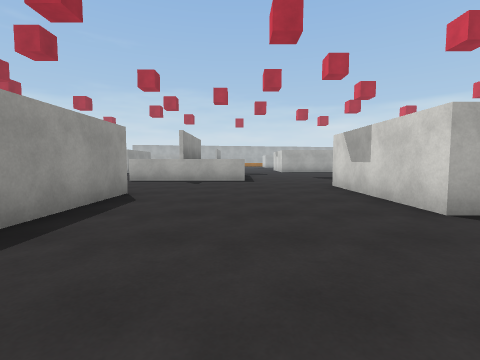
view 1 (above)

19 first-person views from a walk through a 3-D level made in the Unity game engine. The camera is 1.2 m above the floor, tilts 4° down and sees 85° across. The floor is counted in squares, 2 m on a side. Each view is taken from the middle of a square. On the plan, view 1 faces up. The plan holds only what a view shows up to about 9 squares ahead; the rest is blank. The place goes on beyond the plan. The player character is not drawn. Surface patterns are stand-ins for the level's own textures.

view 2
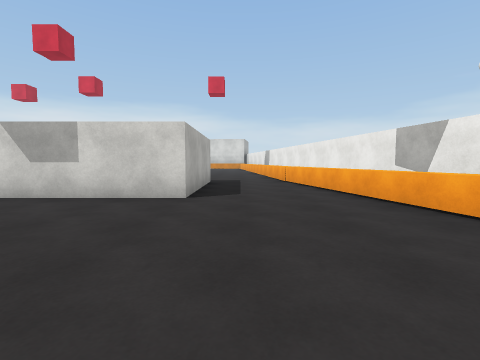

view 3
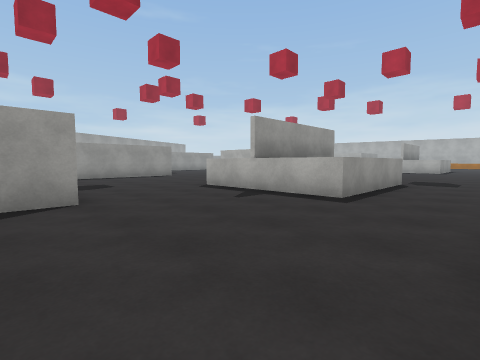

view 4
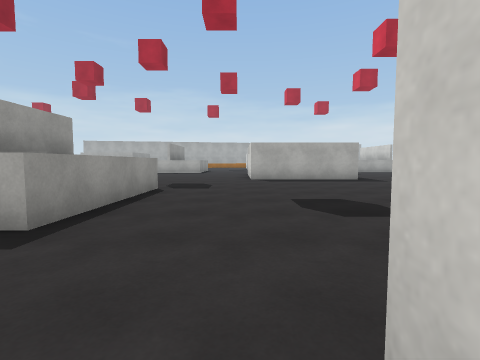

view 5
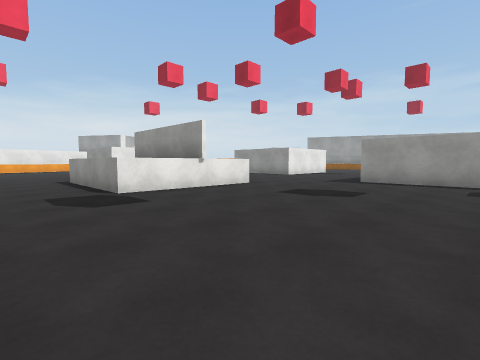

view 6
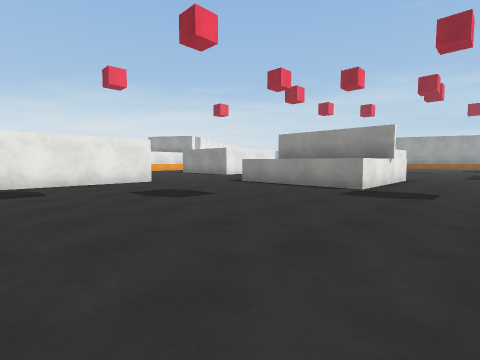

view 7
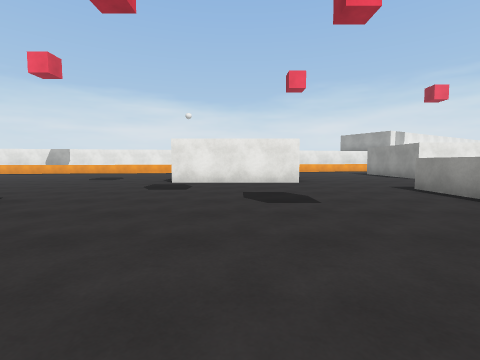

view 8
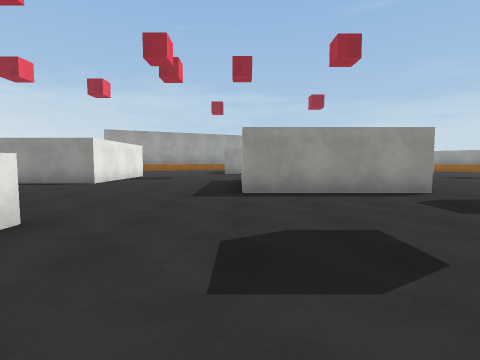

view 9
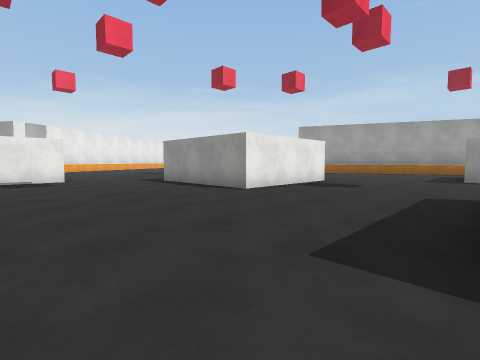

view 10
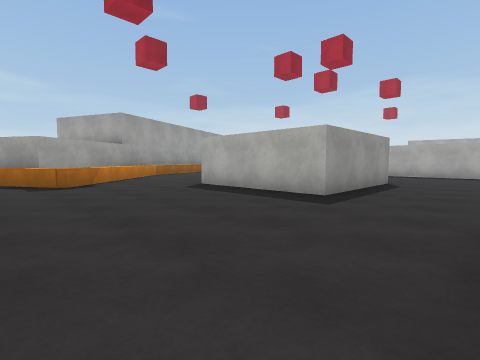

view 11
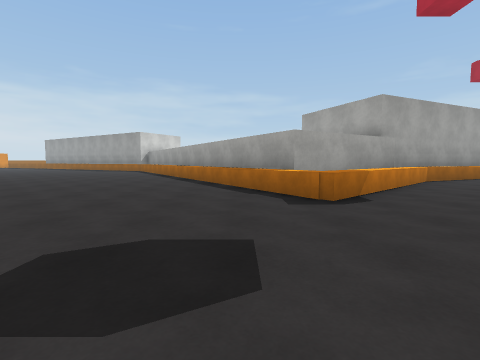

view 12
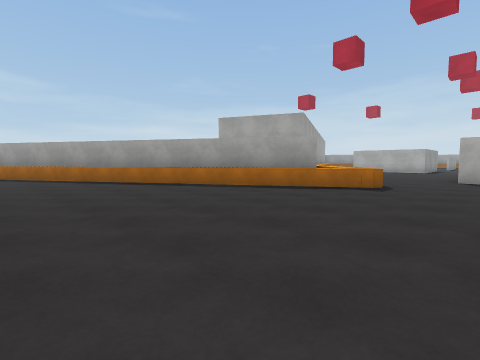

view 13
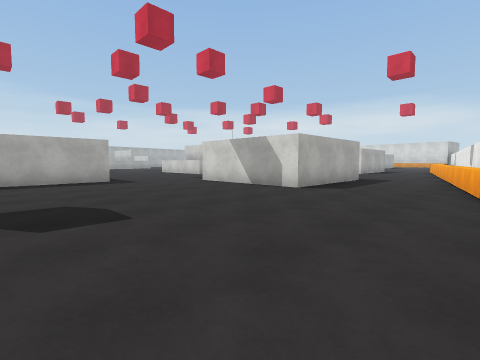

view 14
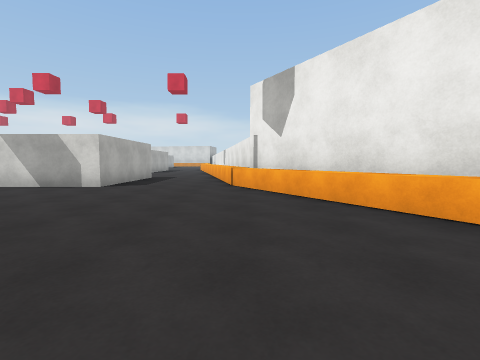

view 15
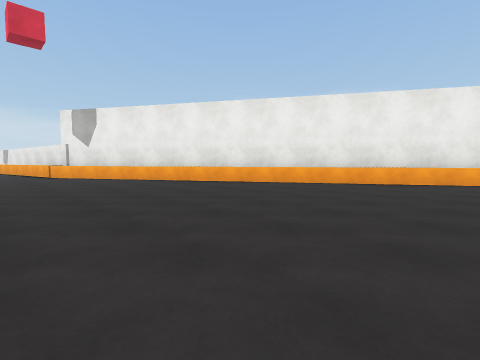

view 16
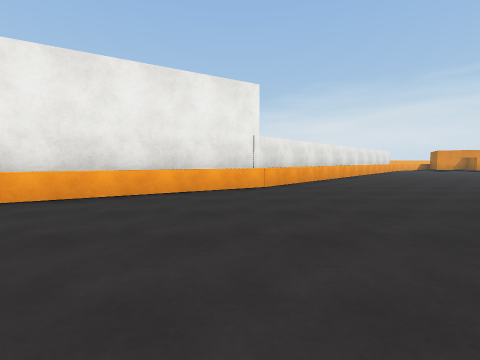

view 17
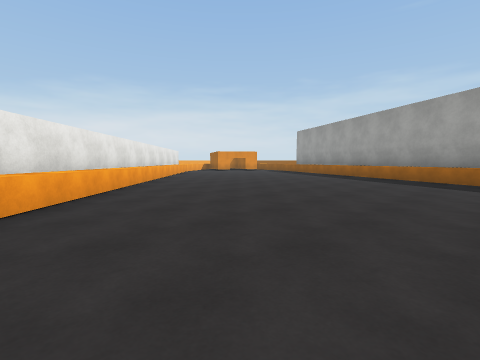

view 18
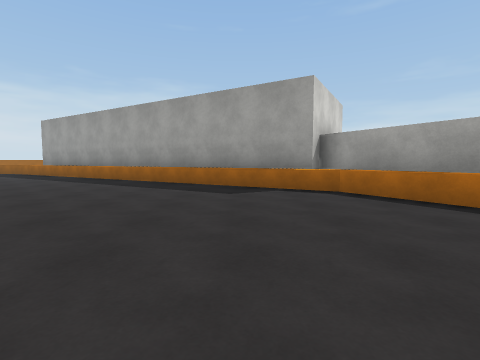

view 19
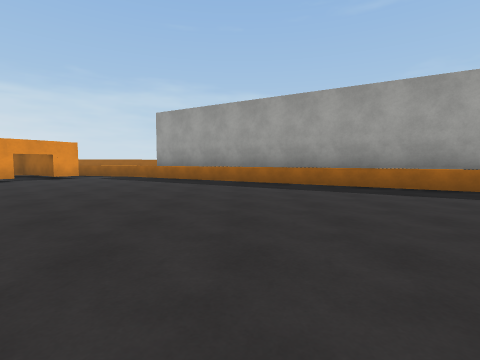

### Floor plan
Key: @ floor where view 1 was taken; # wall or solid block; . floor; ^ raised ledge.
Columns run from 31 left of view 1 to 6 right of it. Each row starts with its distance up from view 1.
 17                          #........
 16                          #........
 15                          #........####
 14                  #....  ##............
 13                 ......................
 12                 ............^^^^......
 11                  ........... ^ ^......
 10              ^    ..###..... ^ ^......
  9              #.       #.....^^^^......
  8              #^.. ..  #...............
  7               #.....###...............
  6               ##..................####
  5                #^.........###.....#
  4                ##^........###.....#
  3                ##^^.......###.....####
  2               ##^.........###.........
  1             ##^.......................
  0           ##^..................@..^^^^
 -1          ##^.................^^^^#####
 -2        ##^...............^###
 -3      ##^.  .............^#
 -4     ##^...   .........^##
 -5     ##..... ........^##
 -6     #..............^##
 -7    #^............^##
 -8    #...........^##
 -9   #^..........^##
-10  ##..........##
-11  #^.........^#
-12 #^.........^#
-13 #.........^#
-14 ^........^#

Positions as (right, up) in squares from view 1, and headings:
1: (0, 0), facing up
2: (-2, 2), facing right
3: (2, 4), facing up-left
4: (2, 6), facing up
5: (2, 17), facing down-left
6: (6, 14), facing down-left
7: (4, 14), facing down
8: (-1, 14), facing left
9: (-4, 14), facing down-left
10: (-6, 2), facing up-left
11: (-9, 2), facing left
12: (-11, -3), facing up-left
13: (-11, -2), facing up-right
14: (-12, -2), facing right
15: (-17, 0), facing down-right
16: (-17, -3), facing down
17: (-18, -6), facing down-left
18: (-20, -6), facing left
19: (-22, -12), facing left
